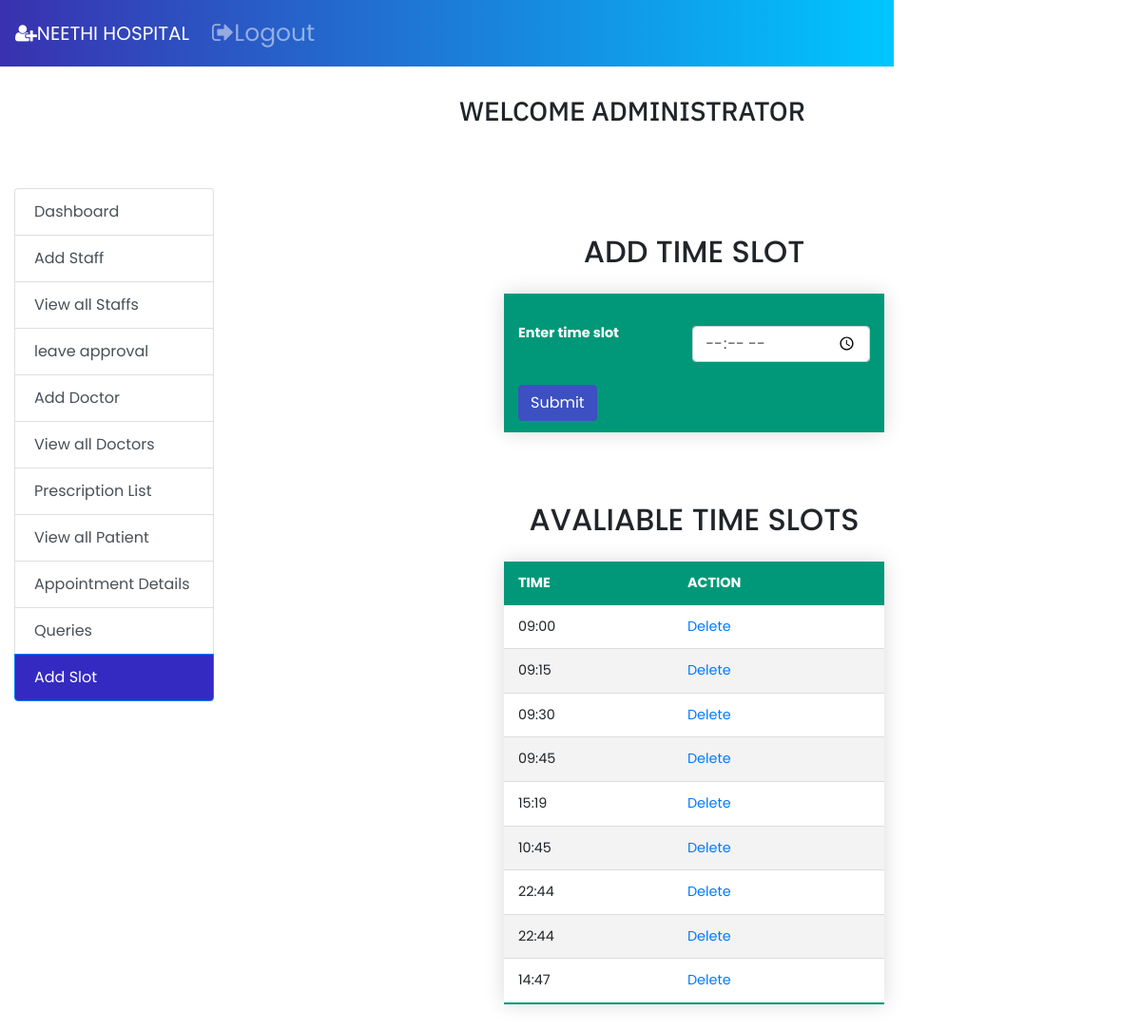
Page /slot.php on the committed database.
### tables this page shows
CREATE TABLE `slot` (
  `id` int(11) NOT NULL,
  `time` varchar(255) NOT NULL
);

### slot.php (the view, shortened to what this page needs)
<?php
$servername = 'localhost';
$username = 'root';
$password = '';
$dbname = "myhmsdb";
$conn = mysqli_connect($servername, $username, $password, "$dbname");
?>
<!DOCTYPE html>
<link rel="stylesheet" href="styletable.css">
<html lang="en">
<head>
  <link rel="stylesheet" type="text/css" href="font-awesome-4.7.0/css/font-awesome.min.css">
  <link rel="stylesheet" href="style.css">
  <link rel="stylesheet" href="vendor/fontawesome/css/font-awesome.min.css">
  <link rel="stylesheet" href="https://maxcdn.bootstrapcdn.com/bootstrap/4.0.0-beta/css/bootstrap.min.css">
  <nav class="navbar navbar-expand-lg navbar-dark bg-primary fixed-top">
    <link rel="stylesheet" href="https://stackpath.bootstrapcdn.com/bootstrap/4.3.1/css/bootstrap.min.css">
    <a class="navbar-brand" href="#"><i class="fa fa-user-plus" aria-hidden="true"></i>NEETHI HOSPITAL</a>
    <div class="collapse navbar-collapse" id="navbarSupportedContent">
      <ul class="navbar-nav mr-auto">
        <li class="nav-item">
          <a class="nav-link" href="logout1.php"><i class="fa fa-sign-out" aria-hidden="true"></i>Logout</a>
        </li>
        <li class="nav-item">
          <a class="nav-link" href="#"></a>
        </li>
      </ul>
    </div>
  </nav>
</head>
<body style="padding-top:50px;">
  <div class="container-fluid" style="margin-top:50px;">
    <h3 style="margin-left: 40%; padding-bottom: 20px;font-family: 'IBM Plex Sans', sans-serif;"> WELCOME ADMINISTRATOR </h3>
    <div class="row">
      <div class="col-md-4" style="max-width:25%;margin-top: 3%;">
        <div class="list-group" id="list-tab" role="tablist">
          <a class="list-group-item list-group-item-action" href="admin-panel1.php" href="#list-doc">Dashboard</a>
          <a class="list-group-item list-group-item-action " href="addstaf.php" href="#list-settings">Add Staff</a>
          <a class="list-group-item list-group-item-action" href="deletestaff.php" href="#list-settings">View all Staffs</a>
          <a class="list-group-item list-group-item-action " href="leave.php">leave approval</a>
          <a class="list-group-item list-group-item-action" href="admin-panel1.php" href="#list-settings">Add Doctor</a>
          <a class="list-group-item list-group-item-action " href="deletedoctor.php" href="#list-doc">View all Doctors</a>
          <a class="list-group-item list-group-item-action" href="admin-panel1.php" href="#list-pres">Prescription List</a>
          <a class="list-group-item list-group-item-action" href="deletepatient.php" href="#list-pat">View all Patient </a>
          <a class="list-group-item list-group-item-action" href="admin-panel1.php" href="#list-app">Appointment Details</a>
          <a class="list-group-item list-group-item-action" href="admin-panel1.php" href="#list-mes">Queries</a>
          <a class="list-group-item list-group-item-action active" href="slot.php">Add Slot</a>
        </div><br>
      </div>
      <div class="col-md-8" style="margin-top: 3%;">
        <div class="tab-content" id="nav-tabContent" style="width: 950px;">
          <center>
            <br>
            <br>
            <h2> ADD TIME SLOT </h2>
            <form method="post">
              <table class="styled-table">
                <thead>
                  <tr>
                    <th scope="col">Enter time slot</th>
                    <th scope="col"> &nbsp; &nbsp; &nbsp; &nbsp;<input type="time" class="form-control" name="time" required></th>
                  </tr>
                  <tr>
                    <th>
                      <input class="btn btn-primary" type="submit" value="Submit" name="submit">
                    </th>
                    <th></th>
                  </tr>
                </thead>
              </table>
            </form>
            <br>
            <br>
            <h2> AVALIABLE TIME SLOTS </h2>
            <table class="styled-table">
              <thead>
                <tr>
                  <th>TIME</th>
                  <th>ACTION</th>
                </tr>
              </thead>
              <tbody>
                <?php
                $sql = "select*from slot";
                $result = $conn->query($sql);
                if ($result->num_rows > 0) {
                  while ($row = $result->fetch_assoc()) {
                    $url2 = "deleteslot.php?id=" . $row['id'];
                    echo " <tr><td>" . $row['time'] . "</td>";
                    echo "<td><a href='$url2'>Delete</td></a></tr>";
                  }
                } else {
                  echo "0 results";
                }
                ?>
          </center>
          <br>
</body>
</html>

### styletable.css (style rules this page uses)
.styled-table { border-collapse: collapse; margin: 25px 0; font-size: 0.9em; font-family: sans-serif; min-width: 400px; box-shadow: 0 0 20px rgba(0, 0, 0, 0.15); }
.styled-table thead tr { background-color: #009879; color: #ffffff; text-align: left; }
.styled-table th, .styled-table td { padding: 12px 15px; }
.styled-table tbody tr { border-bottom: 1px solid #dddddd; }
.styled-table tbody tr:nth-of-type(even) { background-color: #f3f3f3; }
.styled-table tbody tr:last-of-type { border-bottom: 2px solid #009879; }

### Admin/style.css (style rules this page uses)
* { margin: 0; padding: 0; box-sizing: border-box; font-family: "Poppins", sans-serif; }
.navbar, .main { left: 260px; width: calc(100% - 260px); transition: all 0.5s ease; z-index: 1000; }
.navbar { position: fixed; color: #fff; padding: 15px 20px; font-size: 25px; background: #4070f4; cursor: pointer; }

### slot.php (style rules this page uses)
.bg-primary { background: -webkit-linear-gradient(left, #3931af, #00c6ff); }
.col-md-4 { max-width: 20% !important; }
.list-group-item.active { z-index: 2; color: #fff; background-color: #342ac1; border-color: #007bff; }
.btn-primary { background-color: #3c50c1; border-color: #3c50c1; }

### rows in the picture
slot: time "09:00"
slot: time "09:15"
slot: time "09:30"
slot: time "09:45"
slot: time "15:19"
slot: time "10:45"
slot: time "22:44"
slot: time "22:44"
slot: time "14:47"
